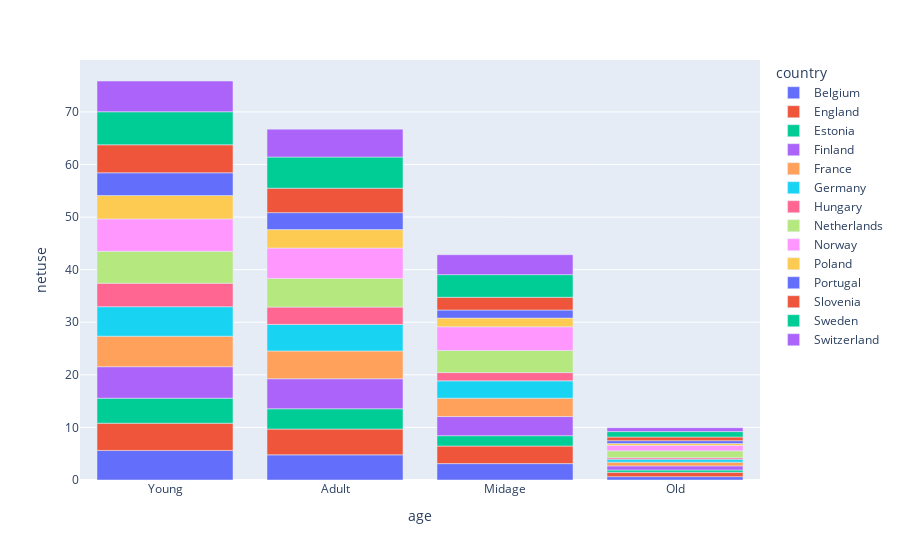

This figure's notebook cell:
### Markdown cell above
> A distinguished observation can be made from these graphs that internet usage among male is tentatively __high__. Although when it comes to usage of internet over __various devices__ 'netusoft' it tends to be very similar.

### Code cell
# lets see net use stats in different European countries
t = pd.DataFrame(df.groupby(['country', 'age']).agg({'netuse':'mean',
                                            'netustm': 'mean'})).reset_index()
viz = visualisation(t)
viz.bar_plot(x = 'age', y = 'netuse',  color = 'country')

### Figure 1 — Plotly figure (JSON) as saved in the notebook; plotly's stock layout.template omitted (floating-point values rounded to 4 significant figures)
{"data": [{"alignmentgroup": "True", "hovertemplate": "country=Belgium<br>age=%{x}<br>netuse=%{y}<extra></extra>", "legendgroup": "Belgium", "marker": {"color": "#636efa"}, "name": "Belgium", "offsetgroup": "Belgium", "orientation": "v", "showlegend": true, "textposition": "auto", "type": "bar", "x": ["Young", "Adult", "Midage", "Old"], "xaxis": "x", "y": [5.625, 4.779, 3.116, 0.6329], "yaxis": "y"}, {"alignmentgroup": "True", "hovertemplate": "country=England<br>age=%{x}<br>netuse=%{y}<extra></extra>", "legendgroup": "England", "marker": {"color": "#EF553B"}, "name": "England", "offsetgroup": "England", "orientation": "v", "showlegend": true, "textposition": "auto", "type": "bar", "x": ["Young", "Adult", "Midage", "Old"], "xaxis": "x", "y": [5.178, 4.904, 3.342, 0.8295], "yaxis": "y"}, {"alignmentgroup": "True", "hovertemplate": "country=Estonia<br>age=%{x}<br>netuse=%{y}<extra></extra>", "legendgroup": "Estonia", "marker": {"color": "#00cc96"}, "name": "Estonia", "offsetgroup": "Estonia", "orientation": "v", "showlegend": true, "textposition": "auto", "type": "bar", "x": ["Young", "Adult", "Midage", "Old"], "xaxis": "x", "y": [4.752, 3.86, 1.967, 0.4328], "yaxis": "y"}, {"alignmentgroup": "True", "hovertemplate": "country=Finland<br>age=%{x}<br>netuse=%{y}<extra></extra>", "legendgroup": "Finland", "marker": {"color": "#ab63fa"}, "name": "Finland", "offsetgroup": "Finland", "orientation": "v", "showlegend": true, "textposition": "auto", "type": "bar", "x": ["Young", "Adult", "Midage", "Old"], "xaxis": "x", "y": [5.99, 5.705, 3.639, 0.7859], "yaxis": "y"}, {"alignmentgroup": "True", "hovertemplate": "country=France<br>age=%{x}<br>netuse=%{y}<extra></extra>", "legendgroup": "France", "marker": {"color": "#FFA15A"}, "name": "France", "offsetgroup": "France", "orientation": "v", "showlegend": true, "textposition": "auto", "type": "bar", "x": ["Young", "Adult", "Midage", "Old"], "xaxis": "x", "y": [5.799, 5.294, 3.493, 0.7165], "yaxis": "y"}, {"alignmentgroup": "True", "hovertemplate": "country=Germany<br>age=%{x}<br>netuse=%{y}<extra></extra>", "legendgroup": "Germany", "marker": {"color": "#19d3f3"}, "name": "Germany", "offsetgroup": "Germany", "orientation": "v", "showlegend": true, "textposition": "auto", "type": "bar", "x": ["Young", "Adult", "Midage", "Old"], "xaxis": "x", "y": [5.613, 5.041, 3.296, 0.5522], "yaxis": "y"}, {"alignmentgroup": "True", "hovertemplate": "country=Hungary<br>age=%{x}<br>netuse=%{y}<extra></extra>", "legendgroup": "Hungary", "marker": {"color": "#FF6692"}, "name": "Hungary", "offsetgroup": "Hungary", "orientation": "v", "showlegend": true, "textposition": "auto", "type": "bar", "x": ["Young", "Adult", "Midage", "Old"], "xaxis": "x", "y": [4.466, 3.291, 1.57, 0.2874], "yaxis": "y"}, {"alignmentgroup": "True", "hovertemplate": "country=Netherlands<br>age=%{x}<br>netuse=%{y}<extra></extra>", "legendgroup": "Netherlands", "marker": {"color": "#B6E880"}, "name": "Netherlands", "offsetgroup": "Netherlands", "orientation": "v", "showlegend": true, "textposition": "auto", "type": "bar", "x": ["Young", "Adult", "Midage", "Old"], "xaxis": "x", "y": [6.062, 5.464, 4.222, 1.321], "yaxis": "y"}, {"alignmentgroup": "True", "hovertemplate": "country=Norway<br>age=%{x}<br>netuse=%{y}<extra></extra>", "legendgroup": "Norway", "marker": {"color": "#FF97FF"}, "name": "Norway", "offsetgroup": "Norway", "orientation": "v", "showlegend": true, "textposition": "auto", "type": "bar", "x": ["Young", "Adult", "Midage", "Old"], "xaxis": "x", "y": [6.161, 5.77, 4.489, 1.033], "yaxis": "y"}, {"alignmentgroup": "True", "hovertemplate": "country=Poland<br>age=%{x}<br>netuse=%{y}<extra></extra>", "legendgroup": "Poland", "marker": {"color": "#FECB52"}, "name": "Poland", "offsetgroup": "Poland", "orientation": "v", "showlegend": true, "textposition": "auto", "type": "bar", "x": ["Young", "Adult", "Midage", "Old"], "xaxis": "x", "y": [4.446, 3.505, 1.655, 0.3508], "yaxis": "y"}, {"alignmentgroup": "True", "hovertemplate": "country=Portugal<br>age=%{x}<br>netuse=%{y}<extra></extra>", "legendgroup": "Portugal", "marker": {"color": "#636efa"}, "name": "Portugal", "offsetgroup": "Portugal", "orientation": "v", "showlegend": true, "textposition": "auto", "type": "bar", "x": ["Young", "Adult", "Midage", "Old"], "xaxis": "x", "y": [4.324, 3.226, 1.537, 0.5364], "yaxis": "y"}, {"alignmentgroup": "True", "hovertemplate": "country=Slovenia<br>age=%{x}<br>netuse=%{y}<extra></extra>", "legendgroup": "Slovenia", "marker": {"color": "#EF553B"}, "name": "Slovenia", "offsetgroup": "Slovenia", "orientation": "v", "showlegend": true, "textposition": "auto", "type": "bar", "x": ["Young", "Adult", "Midage", "Old"], "xaxis": "x", "y": [5.327, 4.651, 2.421, 0.6976], "yaxis": "y"}, {"alignmentgroup": "True", "hovertemplate": "country=Sweden<br>age=%{x}<br>netuse=%{y}<extra></extra>", "legendgroup": "Sweden", "marker": {"color": "#00cc96"}, "name": "Sweden", "offsetgroup": "Sweden", "orientation": "v", "showlegend": true, "textposition": "auto", "type": "bar", "x": ["Young", "Adult", "Midage", "Old"], "xaxis": "x", "y": [6.278, 5.919, 4.302, 1.03], "yaxis": "y"}, {"alignmentgroup": "True", "hovertemplate": "country=Switzerland<br>age=%{x}<br>netuse=%{y}<extra></extra>", "legendgroup": "Switzerland", "marker": {"color": "#ab63fa"}, "name": "Switzerland", "offsetgroup": "Switzerland", "orientation": "v", "showlegend": true, "textposition": "auto", "type": "bar", "x": ["Young", "Adult", "Midage", "Old"], "xaxis": "x", "y": [5.85, 5.309, 3.789, 0.7264], "yaxis": "y"}], "layout": {"autosize": true, "barmode": "relative", "legend": {"title": {"text": "country"}, "tracegroupgap": 0}, "margin": {"t": 60}, "xaxis": {"anchor": "y", "autorange": true, "domain": [0, 1], "range": [-0.5, 3.5], "title": {"text": "age"}, "type": "category"}, "yaxis": {"anchor": "x", "autorange": true, "domain": [0, 1], "range": [0, 79.86], "title": {"text": "netuse"}, "type": "linear"}}}
